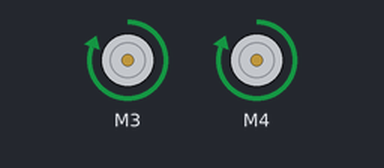
Simulated run of this sketch. Board: Arduino Uno, built with avr-gcc and run on an emulated ATmega328P. Shown: 2 × DC motor (green arrow = forward, orange = backward, longer = faster). What the sketch prints to the serial monitor is not drawn.

Above: at 0.1 s.
Timing chart, 0 to 1.6 s (numbered marks = the images above):
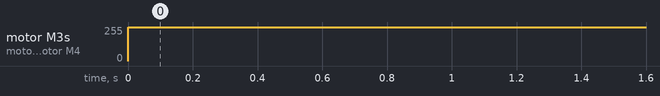

Measured:
- by itself, motor M3, motor M4: stopped → forward 255/255 at 0.00 s

The sketch:

motor_test_shield.ino
```cpp
#include <AFMotor.h>

AF_DCMotor rmotor(3);
AF_DCMotor lmotor(4);

void setup()
{
	//Set initial speed of the motor & stop
	rmotor.setSpeed(255);
	rmotor.run(RELEASE);
  lmotor.setSpeed(255);
	lmotor.run(RELEASE);
  Serial.begin(9600);
}

void loop()
{

	// Turn on motor
	rmotor.run(FORWARD);
  lmotor.run(FORWARD);
  Serial.println(8);
   }
```
